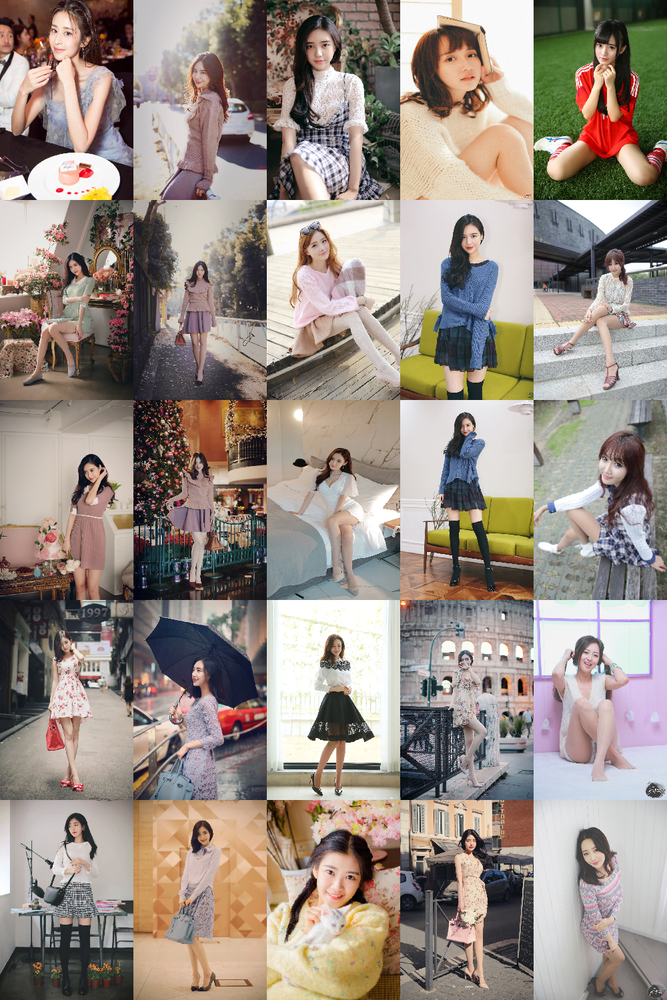
#> input picture girls.png, 667 x 1000 px, shrunk from 1000 x 1500 before the run
$ python fengei.py
#> lines starting #> are read from the running program, lines starting #| are printed output that depends on the picture
from PIL import Image

def cut_image(image,count):
# 每一行count个
    width, height = image.size
    item_width = int(width / count)
# 每次宽度的增量
    item_height = int(height / count)
#每次高度的增量
    box_list = []
    # (left, upper, right, lower)
# 使用PIL裁切图片使用PIL需要引用Image，使用Image的open(file)方法可以返回打开的图片，使用crop((x0,y0,x1,y1))方法可以对图片做裁切。
#
# 区域由一个4元组定义，表示为坐标是 (left, upper, right, lower)，Python Imaging Library 使用左上角为 (0, 0)的坐标系统

    for i in range(0,count):
        for j in range(0,count):
            box = (j*item_width,i*item_height,(j+1)*item_width,(i+1)*item_height)
            box_list.append(box)
    image_list = [image.crop(box) for box in box_list]
    # 类型<class 'PIL.Image.Image'>
    return image_list

#保存
def save_images(image_list):
    index = 1
    #计数
    for image in image_list:
        image.save('images/'+str(index) + '.png', 'PNG')

        index += 1

if __name__ == '__main__':
    file_path = "girls.png"  # 图片保存的地址
    image = Image.open(file_path)
#> image is the input picture: PIL image 667x1000 RGBA; mean R, G, B, A 152.9, 141.2, 132.5, 255
    image_list = cut_image(image,5)
#> in cut_image, `image_list = [image.crop(box) for box in box_list]`: image_list = 25 items
#> image_list = 25 items
    save_images(image_list)
#> the loop in save_images, `for image in image_list:` made 25 passes
#> pass 1, in save_images, `image.save('images/'+str(index) + '.png', 'PNG')`:
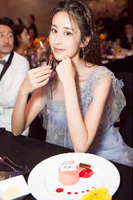
#> saved as 1.png: PIL image 133x200 RGBA; mean R, G, B, A 148.5, 124.1, 118.2, 255
#> pass 2, in save_images, `image.save('images/'+str(index) + '.png', 'PNG')`:
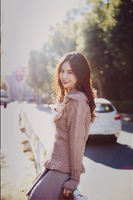
#> saved as 2.png: PIL image 133x200 RGBA; mean R, G, B, A 156.2, 142.9, 141.7, 255
#> after the loop in save_images, `for image in image_list:`: index = 26
